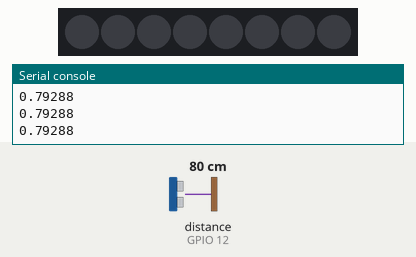
The program below on a simulated ESP8266 board running MicroPython. Shown: 8 RGB LEDs in strip order, left to right, the last lines printed to the serial console. The inputs (shaded band) are chosen by the test bench; at power-on: distance to the obstacle (sensor on GPIO 12) 80 cm. The echo pulse lasts 58.3 µs per cm; dim RGB values are drawn brighter than linear.

Above: at 1.2 s.
1.3 s: distance to the obstacle (sensor on GPIO 12) set to 2 cm
At 2.3 s:
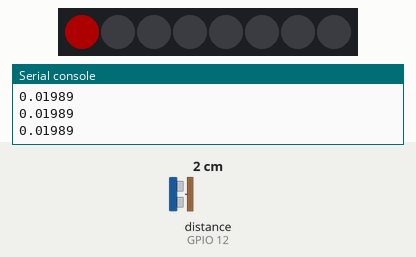
3.1 s: distance to the obstacle (sensor on GPIO 12) set to 35 cm
At 4.1 s:
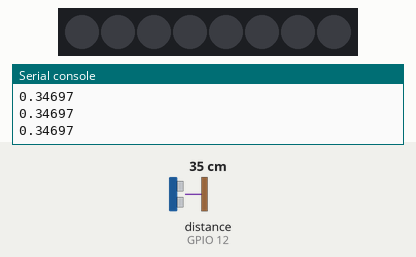
4.9 s: distance to the obstacle (sensor on GPIO 12) set to 4 cm
At 6.5 s:
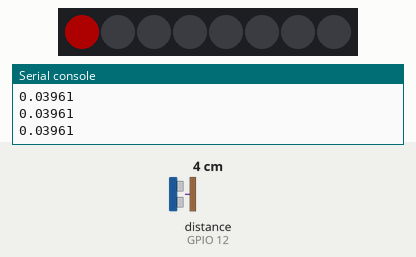
Timing chart, 0 to 8.0 s (numbered marks = the images above; inputs shaded):
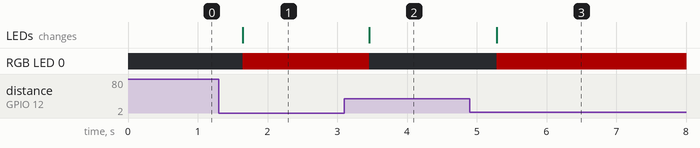

The program:

ultrasonicDemo.py
```python
import machine
import time
from time import sleep
import ultrasonic
import neopixel
np = neopixel.NeoPixel(machine.Pin(0),8)

trig=machine.Pin(16, machine.Pin.OUT)
echo=machine.Pin(12, machine.Pin.IN)
sensor = ultrasonic.Ultrasonic(trig, echo)


while True:
    distanceFound = sensor.distance()
    print(distanceFound)
    time.sleep(0.2)
    if distanceFound < 0.3:
        np[0] = (50,0,0)
        np.write()
    else:
        np[0] =  (0,0,0)
        np.write()
```

ultrasonic.py
```python
"""Micropython module for HC-SR04 ultrasonic ranging module."""
""" https://forum.micropython.org/viewtopic.php?f=16&t=2436&start=20 """
from machine import Pin, time_pulse_us
from time import sleep_us


class Ultrasonic:
    """HC-SR04 ultrasonic ranging module class."""

    def __init__(self, trig_Pin, echo_Pin):
        """Initialize Input(echo) and Output(trig) Pins."""
        self._trig = trig_Pin
        self._echo = echo_Pin
        self._trig.init(Pin.OUT)
        self._echo.init(Pin.IN)
        self._sound_speed = 340  # m/s

    def _pulse(self):
        """Trigger ultrasonic module with 10us pulse."""
        self._trig.on()
        sleep_us(10)
        self._trig.off()

    def distance(self):
        """Measure pulse length and return calculated distance [m]."""
        self._pulse()
        pulse_width_s = time_pulse_us(self._echo, Pin.on) / 1000000
        dist_m = (pulse_width_s / 2) * self._sound_speed
        return dist_m

    def calibration(self, known_dist_m):
        """Calibrate speed of sound."""
        self._sound_speed = known_dist_m / self.distance() * self._sound_speed
        print("Speed of sound was successfully calibrated! \n" +
              "Current value: " + str(self._sound_speed) + " m/s")
```

Measured:
- after the input at 1.3 s, RGB LED 0: off → RGB(50, 0, 0) after 0.34 s; the LEDs: change after 0.34 s (image 1)
- after the input at 3.1 s, RGB LED 0: RGB(50, 0, 0) → off after 0.36 s; the LEDs: change after 0.36 s (image 2)
- after the input at 4.9 s, RGB LED 0: off → RGB(50, 0, 0) after 0.38 s; the LEDs: change after 0.38 s (image 3)
